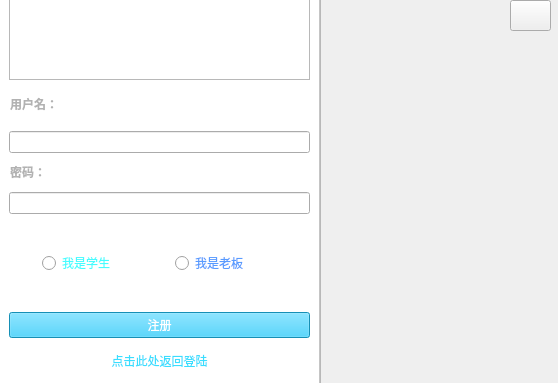
<?xml version="1.0" encoding="UTF-8"?>
<ui version="4.0">
 <class>RegisterWindow</class>
 <widget class="QMainWindow" name="RegisterWindow">
  <property name="geometry">
   <rect>
    <x>0</x>
    <y>0</y>
    <width>558</width>
    <height>383</height>
   </rect>
  </property>
  <property name="windowTitle">
   <string>MainWindow</string>
  </property>
  <widget class="QWidget" name="centralwidget">
   <widget class="QFrame" name="right_frame">
    <property name="geometry">
     <rect>
      <x>320</x>
      <y>-10</y>
      <width>241</width>
      <height>401</height>
     </rect>
    </property>
    <property name="styleSheet">
     <string notr="true">QFrame#right_frame{
	
	background-image: url(:/files/imgs/right_frame.png);
}</string>
    </property>
    <property name="frameShape">
     <enum>QFrame::StyledPanel</enum>
    </property>
    <property name="frameShadow">
     <enum>QFrame::Raised</enum>
    </property>
    <widget class="QPushButton" name="pushButton">
     <property name="geometry">
      <rect>
       <x>190</x>
       <y>10</y>
       <width>41</width>
       <height>31</height>
      </rect>
     </property>
     <property name="styleSheet">
      <string notr="true">QPushButton{
border-image: url(:/files/imgs/close_2.png);
}
QPushButton:hover{
	background-color: rgb(255, 0, 4);
}</string>
     </property>
     <property name="text">
      <string/>
     </property>
    </widget>
   </widget>
   <widget class="QFrame" name="reg_frame">
    <property name="geometry">
     <rect>
      <x>-1</x>
      <y>-1</y>
      <width>321</width>
      <height>391</height>
     </rect>
    </property>
    <property name="styleSheet">
     <string notr="true">QFrame#reg_frame{
background-color: rgb(255, 255, 255);
}</string>
    </property>
    <property name="frameShape">
     <enum>QFrame::StyledPanel</enum>
    </property>
    <property name="frameShadow">
     <enum>QFrame::Raised</enum>
    </property>
    <widget class="QWidget" name="verticalLayoutWidget">
     <property name="geometry">
      <rect>
       <x>10</x>
       <y>80</y>
       <width>301</width>
       <height>262</height>
      </rect>
     </property>
     <layout class="QVBoxLayout" name="verticalLayout">
      <property name="spacing">
       <number>39</number>
      </property>
      <property name="topMargin">
       <number>52</number>
      </property>
      <item>
       <widget class="QLineEdit" name="user_line_edit"/>
      </item>
      <item>
       <widget class="QLineEdit" name="password_line_edit"/>
      </item>
      <item>
       <layout class="QHBoxLayout" name="horizontalLayout">
        <property name="spacing">
         <number>0</number>
        </property>
        <property name="sizeConstraint">
         <enum>QLayout::SetMinAndMaxSize</enum>
        </property>
        <item>
         <widget class="QRadioButton" name="radioButton_2">
          <property name="maximumSize">
           <size>
            <width>100</width>
            <height>20</height>
           </size>
          </property>
          <property name="styleSheet">
           <string notr="true">color: rgb(70, 252, 255);</string>
          </property>
          <property name="text">
           <string>我是学生</string>
          </property>
         </widget>
        </item>
        <item>
         <widget class="QRadioButton" name="radioButton">
          <property name="maximumSize">
           <size>
            <width>100</width>
            <height>20</height>
           </size>
          </property>
          <property name="styleSheet">
           <string notr="true">color: rgb(88, 155, 255);</string>
          </property>
          <property name="text">
           <string>我是老板</string>
          </property>
         </widget>
        </item>
       </layout>
      </item>
      <item>
       <widget class="QPushButton" name="reg_button">
        <property name="styleSheet">
         <string notr="true">QPushButton{
background-color: rgb(31, 200, 253);
color:white;
}
QPushButton:hover{
	background-color: rgb(0, 255, 255);
}
QPushButton:pressed{
	
	background-color: rgb(169, 148, 255);
}</string>
        </property>
        <property name="text">
         <string>注册</string>
        </property>
       </widget>
      </item>
     </layout>
    </widget>
    <widget class="QLabel" name="label">
     <property name="geometry">
      <rect>
       <x>11</x>
       <y>97</y>
       <width>72</width>
       <height>15</height>
      </rect>
     </property>
     <property name="font">
      <font>
       <weight>75</weight>
       <bold>true</bold>
      </font>
     </property>
     <property name="styleSheet">
      <string notr="true">color: rgb(178, 178, 178);</string>
     </property>
     <property name="text">
      <string>用户名：</string>
     </property>
    </widget>
    <widget class="QLabel" name="label_2">
     <property name="geometry">
      <rect>
       <x>11</x>
       <y>165</y>
       <width>72</width>
       <height>15</height>
      </rect>
     </property>
     <property name="font">
      <font>
       <weight>75</weight>
       <bold>true</bold>
      </font>
     </property>
     <property name="styleSheet">
      <string notr="true">color: rgb(178, 178, 178);</string>
     </property>
     <property name="text">
      <string>密码：</string>
     </property>
    </widget>
    <widget class="QPushButton" name="get_back_to_login_button">
     <property name="geometry">
      <rect>
       <x>80</x>
       <y>350</y>
       <width>161</width>
       <height>24</height>
      </rect>
     </property>
     <property name="styleSheet">
      <string notr="true">QPushButton{
border:None;
color: rgb(58, 222, 255);
}
QPushButton:hover{
	color: rgb(176, 255, 238);
}
QPushButton:pressed{
	
	color: rgb(232, 255, 117);
}</string>
     </property>
     <property name="text">
      <string>点击此处返回登陆</string>
     </property>
    </widget>
    <widget class="QGraphicsView" name="graphicsView">
     <property name="geometry">
      <rect>
       <x>10</x>
       <y>0</y>
       <width>301</width>
       <height>81</height>
      </rect>
     </property>
     <property name="styleSheet">
      <string notr="true">border-image: url(:/files/imgs/bg2.png);</string>
     </property>
    </widget>
   </widget>
  </widget>
 </widget>
 <resources/>
 <connections/>
</ui>
